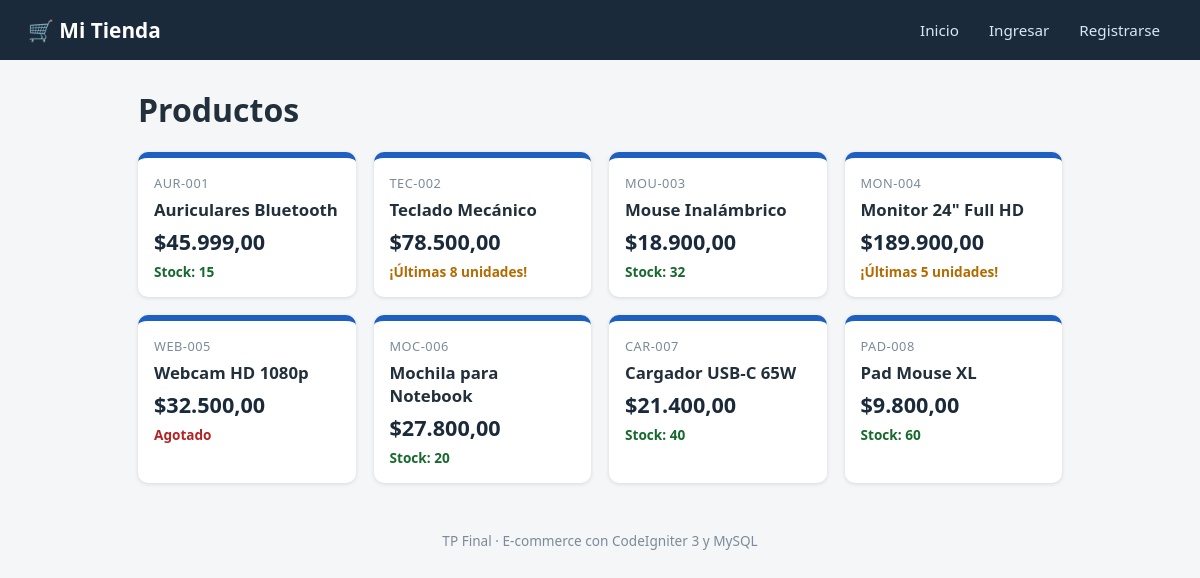
The page / on the database its author committed.
### tables this page shows
CREATE TABLE IF NOT EXISTS productos (
    id     INT AUTO_INCREMENT PRIMARY KEY,
    codigo VARCHAR(20)   NOT NULL UNIQUE,     
    nombre VARCHAR(100)  NOT NULL,
    precio DECIMAL(10,2) NOT NULL,
    stock  INT           NOT NULL DEFAULT 0
);

### application/controllers/Productos.php (called while the page is built, shortened)
<?php
class Productos extends CI_Controller {
    public function __construct() {
        $this->load->model('Producto_model');
    }
    public function index() {
        $datos['titulo']    = 'Productos';
        $datos['productos'] = $this->Producto_model->obtenerTodos();
        $this->load->view('productos_listado', $datos);
    }
}

### index.php (called while the page is built, shortened)
<?php
require_once BASEPATH.'core/CodeIgniter.php';

### application/models/Producto_model.php (called while the page is built, shortened)
<?php
class Producto_model extends CI_Model {
    public function obtenerTodos() {
        $query = $this->db->get('productos');
        return $query->result();
    }
}

### application/views/productos_listado.php (the view, shortened to what this page needs)
<?php $this->load->view('partials/head'); ?>
<h1>Productos</h1>
<div class="grilla-productos">
    <?php foreach ($productos as $producto): ?>
        <a class="tarjeta-producto" href="<?php echo site_url('producto/' . $producto->id); ?>">
            <span class="codigo"><?php echo html_escape($producto->codigo); ?></span>
            <h3><?php echo html_escape($producto->nombre); ?></h3>
            <span class="precio">$<?php echo number_format($producto->precio, 2, ',', '.'); ?></span>
            <?php if ($producto->stock == 0): ?>
                <span class="stock stock-agotado">Agotado</span>
            <?php elseif ($producto->stock <= 10): ?>
                <span class="stock stock-bajo">¡Últimas <?php echo $producto->stock; ?> unidades!</span>
            <?php else: ?>
                <span class="stock stock-ok">Stock: <?php echo $producto->stock; ?></span>
            <?php endif; ?>
        </a>
    <?php endforeach; ?>
</div>
<?php $this->load->view('partials/pie'); ?>

### application/views/partials/head.php (shortened to what this page needs)
<?php
$usuario = $this->session->userdata('usuario');
?>
<!DOCTYPE html>
<html lang="es">
<head>
    <link rel="stylesheet" href="<?php echo base_url('public/css/estilos.css'); ?>">
</head>
<body>
<header class="barra">
    <a class="marca" href="<?php echo site_url('/'); ?>">🛒 Mi Tienda</a>
    <nav class="menu">
        <a href="<?php echo site_url('/'); ?>">Inicio</a>
        <?php if ($usuario): ?>
            <span class="saludo">Hola, <?php echo html_escape($usuario['nombre']); ?></span>
            <a href="<?php echo site_url('logout'); ?>">Salir</a>
        <?php else: ?>
            <a href="<?php echo site_url('login'); ?>">Ingresar</a>
            <a href="<?php echo site_url('registro'); ?>">Registrarse</a>
        <?php endif; ?>
    </nav>
</header>
<main class="contenedor">

### application/views/partials/pie.php
</main>
<footer class="pie">
    TP Final · E-commerce con CodeIgniter 3 y MySQL
</footer>
</body>
</html>

### public/css/estilos.css (style rules this page uses)
* { box-sizing: border-box; }
body { font-family: system-ui, "Segoe UI", Arial, sans-serif; background: #f4f6f8; color: #22303c; margin: 0; }
a { color: #1f5fbf; }
.barra { background: #1b2a3a; color: #fff; display: flex; justify-content: space-between; align-items: center; flex-wrap: wrap; gap: 12px; padding: 14px 28px; }
.marca { color: #fff; font-size: 1.3rem; font-weight: 700; text-decoration: none; }
.menu { display: flex; align-items: center; gap: 6px; flex-wrap: wrap; }
.menu a, .menu span { color: #dbe6f2; text-decoration: none; padding: 6px 12px; border-radius: 6px; font-size: .95rem; }
.contenedor { max-width: 980px; margin: 0 auto; padding: 28px; }
h1, h2 { margin-top: 0; }
.pie { text-align: center; color: #7b8b99; font-size: .85rem; padding: 20px; }
.grilla-productos { display: grid; grid-template-columns: repeat(auto-fill, minmax(210px, 1fr)); gap: 18px; }
.tarjeta-producto { display: flex; flex-direction: column; gap: 6px; background: #fff; border-radius: 10px; border-top: 6px solid #1f5fbf; box-shadow: 0 1px 4px rgba(0, 0, 0, .12); padding: 16px; text-decoration: none; color: inherit; transition: transform .12s ease, box-shadow .12s ease; }
.tarjeta-producto h3 { margin: 0; font-size: 1.05rem; }
.codigo { font-size: .8rem; color: #7b8b99; letter-spacing: .5px; }
.precio { font-size: 1.35rem; font-weight: 700; color: #1b2a3a; }
.stock { font-size: .85rem; font-weight: 600; }
.stock-ok { color: #17692e; }
.stock-bajo { color: #b36b00; }
.stock-agotado { color: #b32424; }

### rows shown on the page
productos: codigo "AUR-001", nombre "Auriculares Bluetooth", precio "45.999,00", stock "15"
productos: codigo "TEC-002", nombre "Teclado Mecánico", precio "78.500,00", stock "8"
productos: codigo "MOU-003", nombre "Mouse Inalámbrico", precio "18.900,00", stock "32"
productos: codigo "MON-004", nombre "Monitor 24\" Full HD", precio "189.900,00", stock "5"
productos: codigo "WEB-005", nombre "Webcam HD 1080p", precio "32.500,00", stock "Agotado"
productos: codigo "MOC-006", nombre "Mochila para Notebook", precio "27.800,00", stock "20"
productos: codigo "CAR-007", nombre "Cargador USB-C 65W", precio "21.400,00", stock "40"
productos: codigo "PAD-008", nombre "Pad Mouse XL", precio "9.800,00", stock "60"
